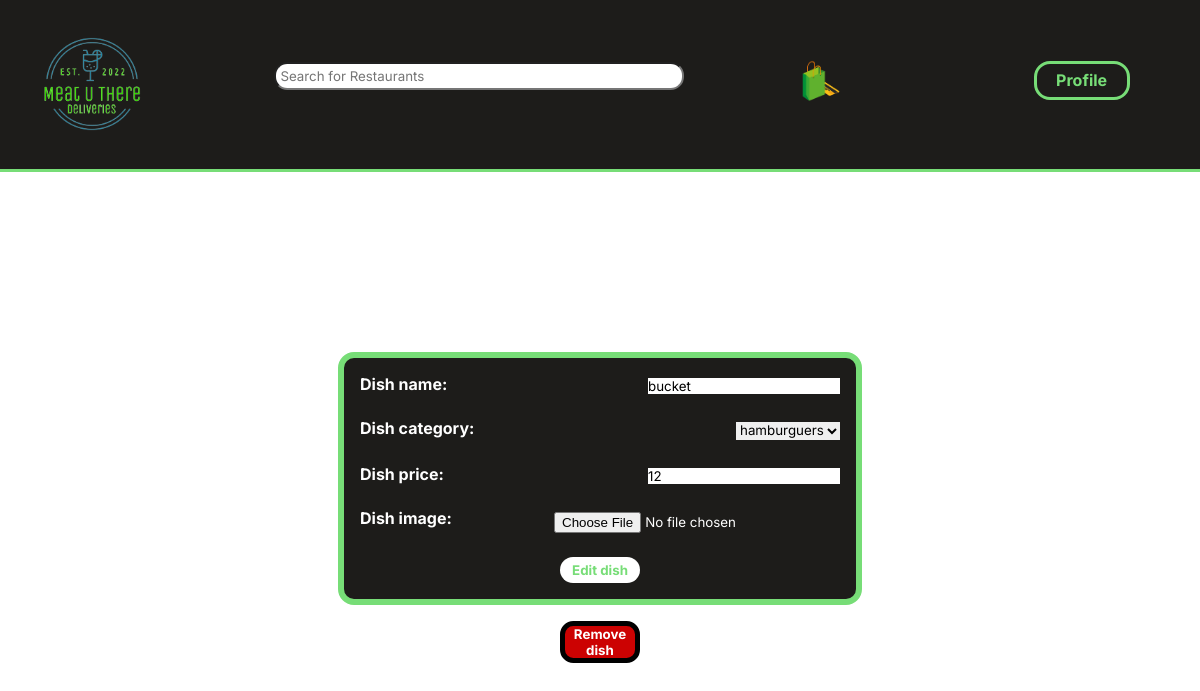
/edit_dish.php?dish_id=1&restaurant_id=0 (signed in), run on an earlier commit of the app's database.
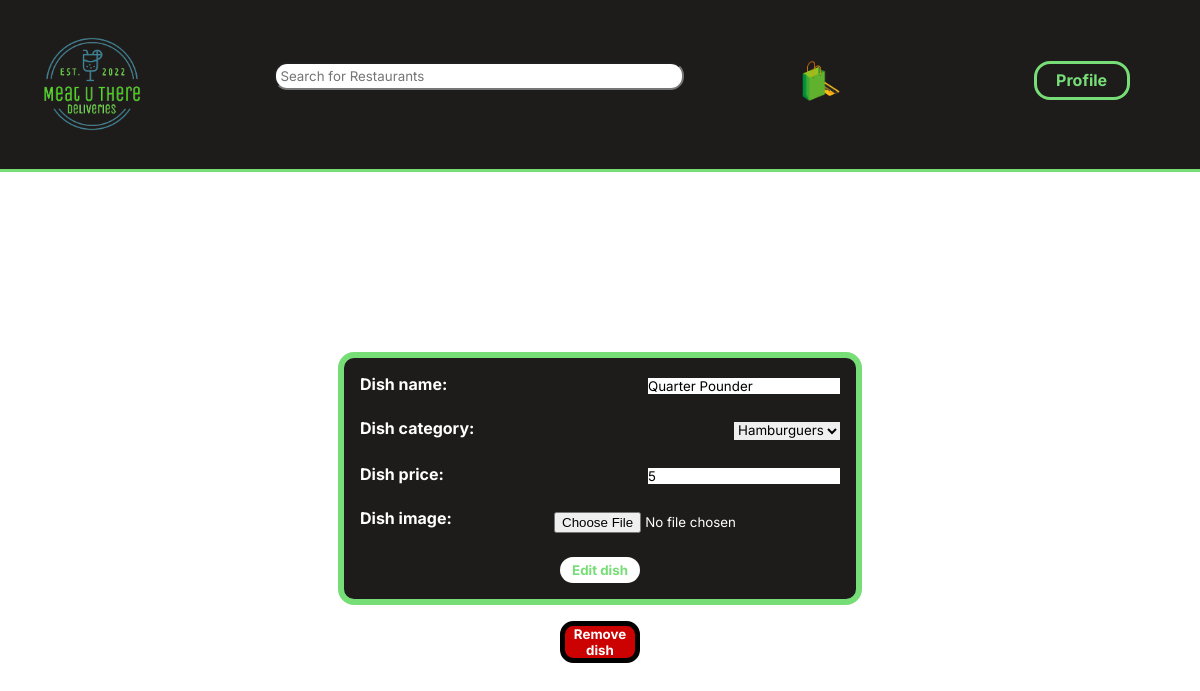
And on a later commit of the database.
### tables this page shows
CREATE TABLE Dish(
    idDish INTEGER PRIMARY KEY AUTOINCREMENT,
    name VARCHAR,
    price REAL,
    idDishCategory INTEGER REFERENCES DishCategory,
    idRestaurant INTEGER REFERENCES Restaurant
);

### database/restaurants.php (called while the page is built, shortened)
<?php
    function getDishInfo($db,$dish_id){
        $stmt = $db->prepare('  SELECT *
                                FROM Dish
                                WHERE idDish=:idDish');
        $stmt->bindParam(':idDish',$dish_id);
        $stmt->execute();
        $stmt = $stmt->fetch();
        return $stmt;
    }
    function getDishCategories($db,$idRestaurant){
        $stmt = $db->prepare('SELECT name,idDishCategory
                              FROM DishCategory
                              WHERE idRestaurant=:idRestaurant');
        $stmt->bindParam(':idRestaurant',$idRestaurant);
        $stmt->execute();
        $stmt = $stmt->fetchAll();
        return $stmt;
    }
?>

### database/users.php (called while the page is built, shortened)
<?php
    function getUserInfo($db){
        $stmt = $db->prepare('SELECT *
                              FROM User
                              WHERE username=:username');
        $stmt->bindParam(':username',$_SESSION['username']);
        $stmt->execute();
        $stmt = $stmt->fetch();
        return $stmt;
    }
?>

### edit_dish.php (the view, shortened to what this page needs)
<?php
    require_once("templates/common.php");
    require_once("database/users.php");
    require_once("database/connection.php");
    require_once("database/restaurants.php");
    $db=getDatabaseConnection();
    $restaurant_info =  getRestaurant($db,$_GET['restaurant_id']);
    if ((getUserInfo($db)['idUser'] != $restaurant_info['owner'])||!isset($_SESSION['username']))
        header("Location: restaurant.php?id=".$_GET["restaurant_id"]);
    $categories = getDishCategories($db,$_GET["restaurant_id"]);
    $dish_info = getDishInfo($db,$_GET['dish_id']);
    ?>
    <form id="main" action="action_edit_dish.php" method="post" enctype=multipart/form-data>
        <label> Dish name:
            <input type="text" name="name" value="<?=$dish_info["name"]?>">
        </label>
        <label> Dish category:
            <select name="category">
            <?php
                foreach($categories as $category){?>
                    <option value="<?=$category["idDishCategory"]?>" <?php if($category["idDishCategory"]==$dish_info["idCategory"]) echo("selected");?> ><?=$category["name"]?></option>
                <?php } ?>
            </select>
        </label>
        <label> Dish price:
            <input type="number" name="price" value=<?=$dish_info["price"]?>>
        </label>
        <label class= "file_upload"> Dish image:
            <input type="file" name="new_image">
        </label>
        <button name="button" type="submit">Edit dish</button>
    </form>
    <form id="second" action="action_remove_dish.php" method="post">
        <button name="button" type="submit">Remove dish</button>
    </form>

What changed in the data, as far as the page shows it:
changed dish: name "bucket" → "Quarter Pounder"; price "12" → "5"
Also different on the page:
form field category: "hamburguers" → "Hamburguers"
